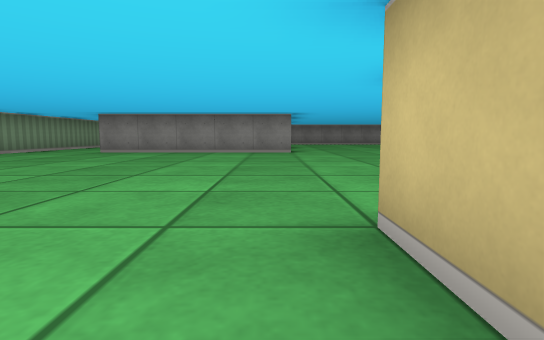
View 1 (above)

24 first-person views from a walk through a cub3D ray-caster map. The camera is about half as high as the walls, tilts 6° down and sees 80° across. The floor is counted in squares. Each view is taken from the middle of a square. On the plan, view 1 faces up. The plan holds only what a view shows up to about 9 squares ahead; the rest is blank.

View 2
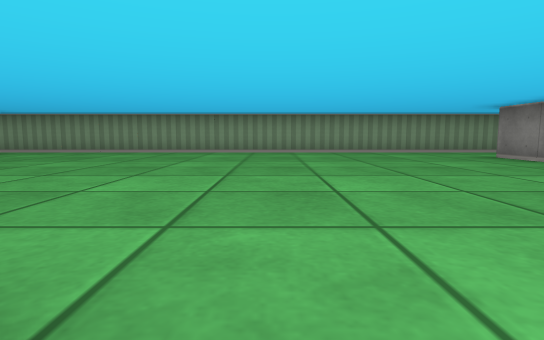

View 3
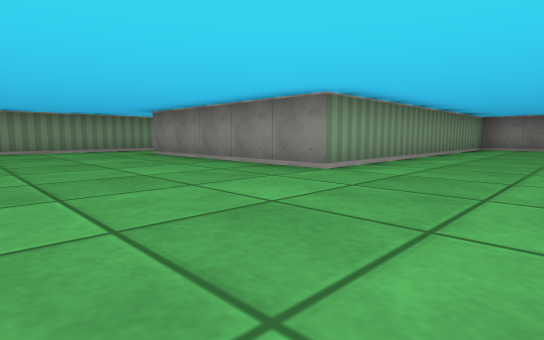

View 4
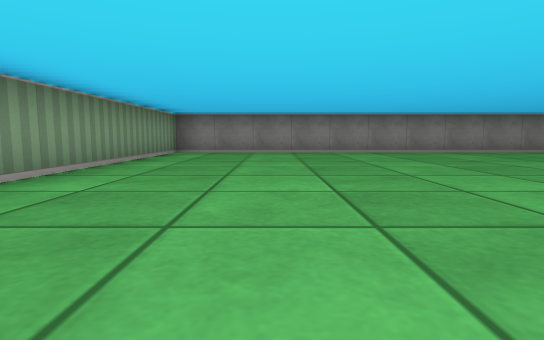

View 5
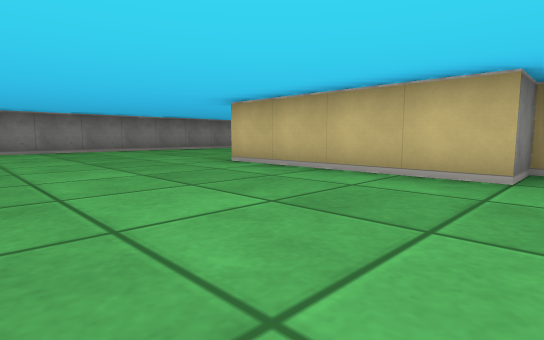

View 6
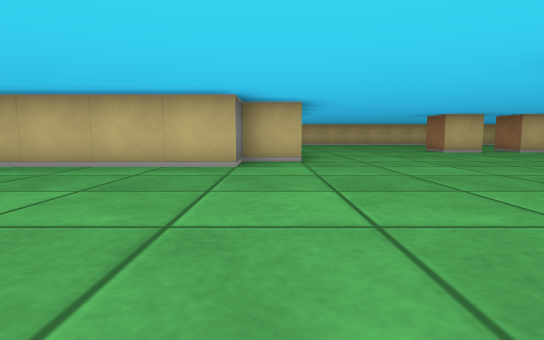

View 7
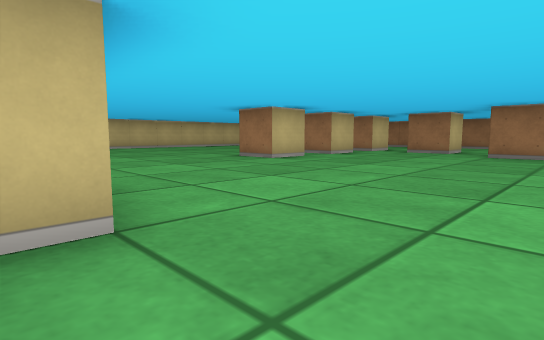

View 8
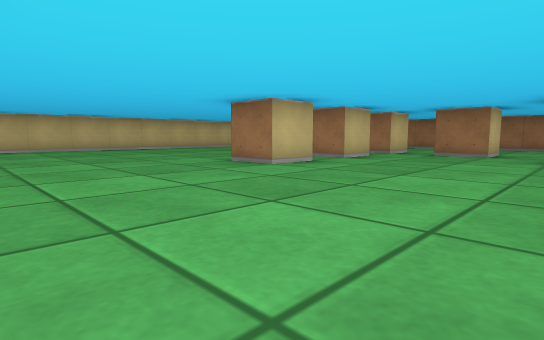

View 9
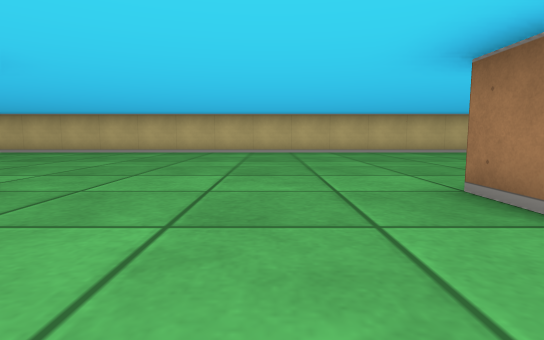

View 10
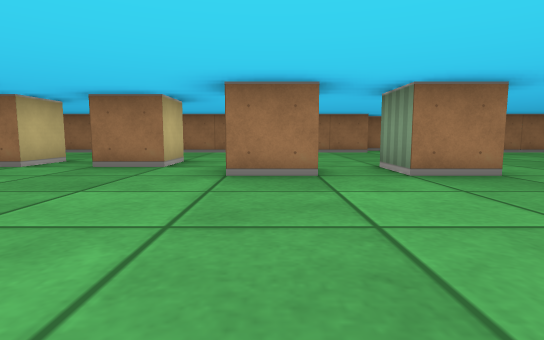

View 11
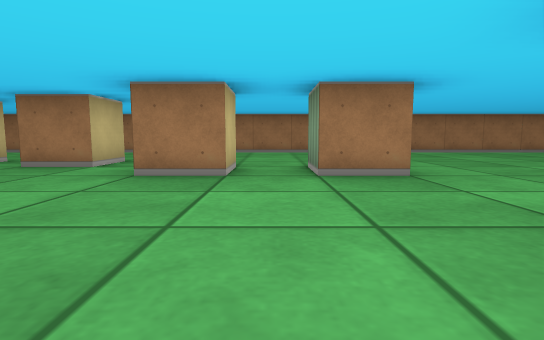

View 12
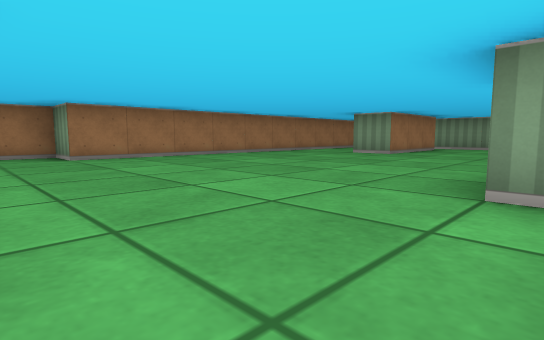

View 13
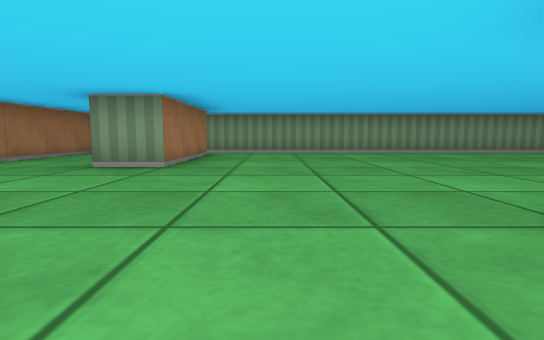

View 14
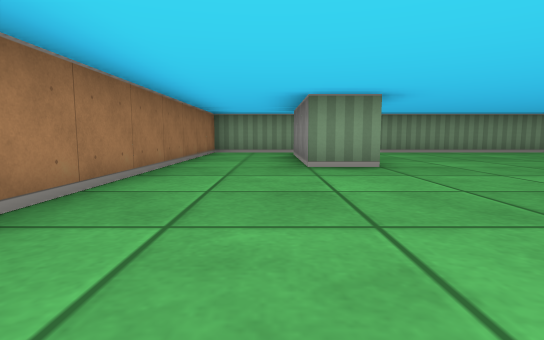

View 15
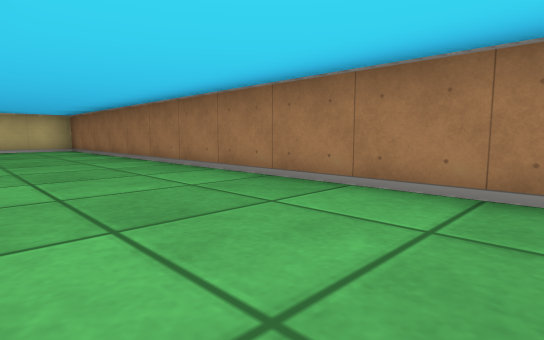

View 16
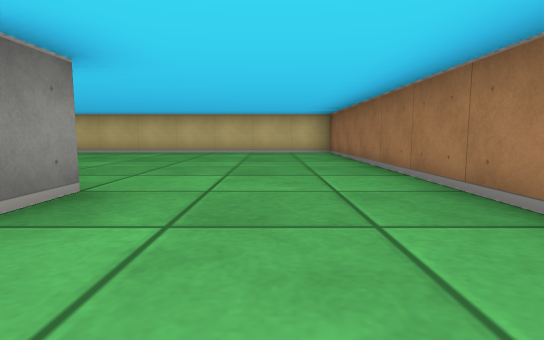

View 17
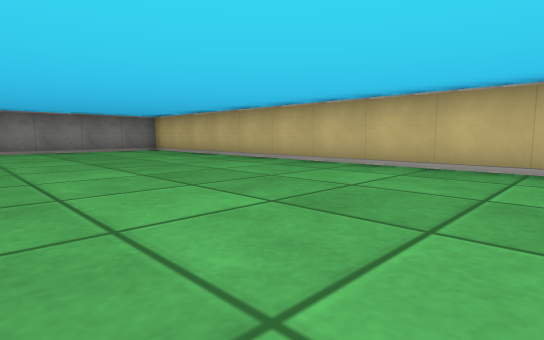

View 18
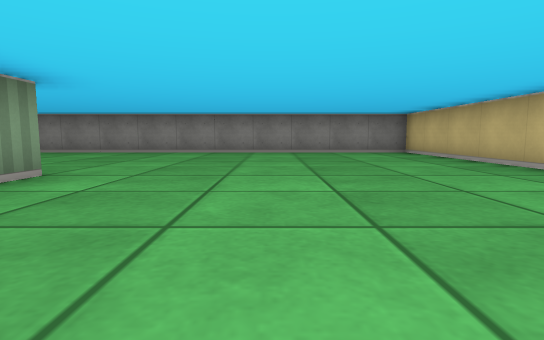

View 19
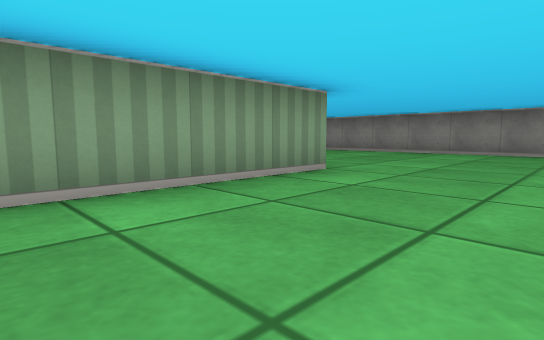

View 20
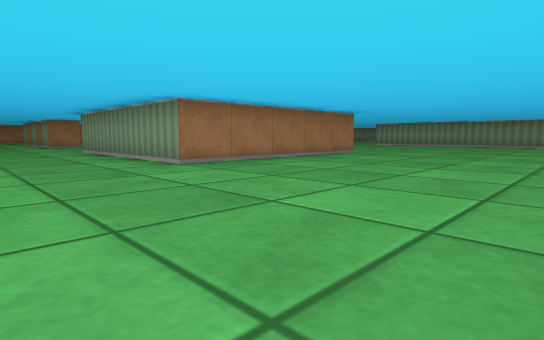

View 21
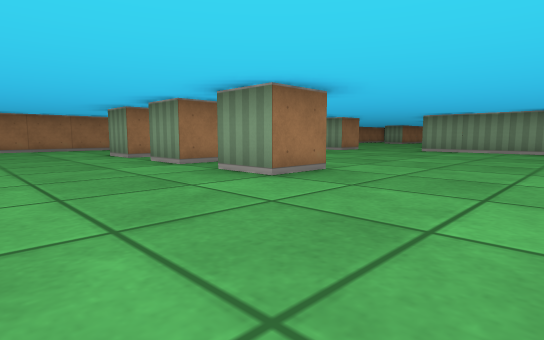

View 22
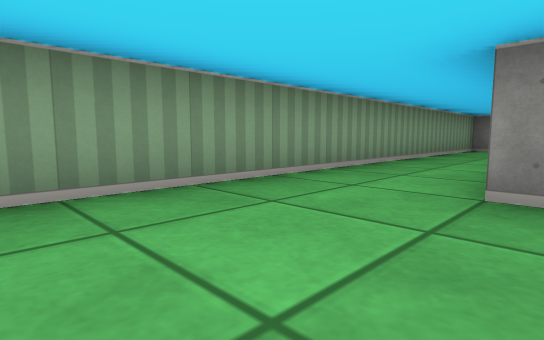

View 23
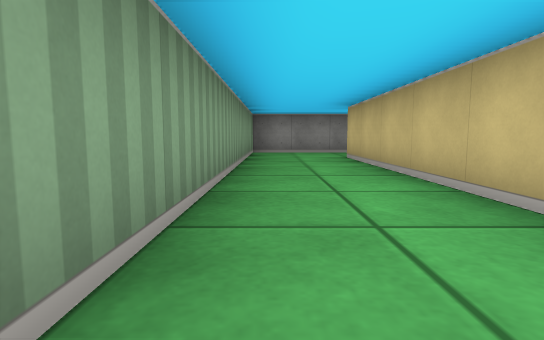

View 24
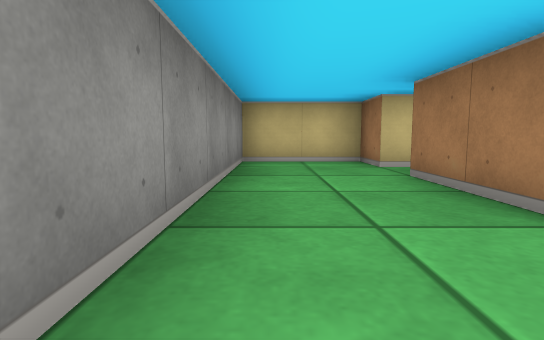

### Floor plan
Points are (right, up) in squares from view 1. A wall is a line through its corners. A room is listed if a view was taken in it or the views show most of it. See-through windows are left out.
Room 1 (views 1, 2, 3, 4, 5, 6, 7, 8, 9, 10, 11, 12, 13, 14, 15, 16, 17, 18, 19, 20, 21, 22, 23, 24)
walls: (5.5, 4.2) (5.5, 1.6); (8.5, 6.4) (8.5, 7.5) (7.5, 7.5) (7.5, 11.5) (12.5, 11.5) (12.5, 6.5); (5.4, -0.5) (6.5, -0.5) (6.5, -1.5); (11.5, 1.4) (11.5, 2.5) (12.5, 2.5) (12.5, 1.5); (7.5, -1.5) (7.5, -0.5) (8.5, -0.5); (0.5, 0.5) (0.5, 1.5); (11.5, -0.6) (11.5, 0.5) (12.5, 0.5) (12.5, -0.5); (9.5, -2.6) (9.5, -1.5) (10.5, -1.5); (11.5, -2.5) (11.5, -1.5) (12.5, -1.5) (12.5, -2.5) (11.8, -2.5); (5.5, -5.5) (18.5, -5.5) (18.5, 16.5) (0.5, 16.5) (0.5, 8.5) (-4.5, 8.5); (-4.5, 9.8) (-4.5, 14.5) (-2.5, 14.5); (-5.5, -2.5) (-2.5, -2.5) (-2.5, -3.5) (-5.4, -3.5); (-2.5, 16.5) (-6.5, 16.5) (-6.5, -5.5) (3.5, -5.5) (3.5, -6.5) (4.4, -6.5)
ways out: opening at (-3.5, 15.5) to room 2
Room 2 (no view inside)
walls: (-1.5, 14) (-1.5, 14.5) (-0.5, 14.5) (-0.5, 16.5) (-2.5, 16.5)
ways out: opening at (-3.5, 15.5) to room 1; opening at (-2, 14)

Where each view was taken, in squares from view 1:
view 1: 0 up, 0 right, facing up
view 2: 4 up, 2 right, facing left
view 3: 5 up, 3 right, facing up-left
view 4: 8 up, 3 right, facing up
view 5: 7 up, 4 right, facing up-right
view 6: 7 up, 3 right, facing right
view 7: 7 up, 7 right, facing down-right
view 8: 6 up, 8 right, facing down-right
view 9: 4 up, 10 right, facing right
view 10: 3 up, 8 right, facing down
view 11: 3 up, 7 right, facing down
view 12: 1 up, 5 right, facing down-left
view 13: 1 down, 2 right, facing left
view 14: 4 down, 2 right, facing left
view 15: 3 down, 8 right, facing down-right
view 16: 4 down, 10 right, facing right
view 17: 7 up, 14 right, facing up-right
view 18: 8 up, 15 right, facing up
view 19: 8 up, 15 right, facing up-left
view 20: 16 up, 15 right, facing down-left
view 21: 5 up, 15 right, facing down-left
view 22: 6 up, 4 left, facing up-left
view 23: 8 up, 6 left, facing up
view 24: 16 up, 6 left, facing right
